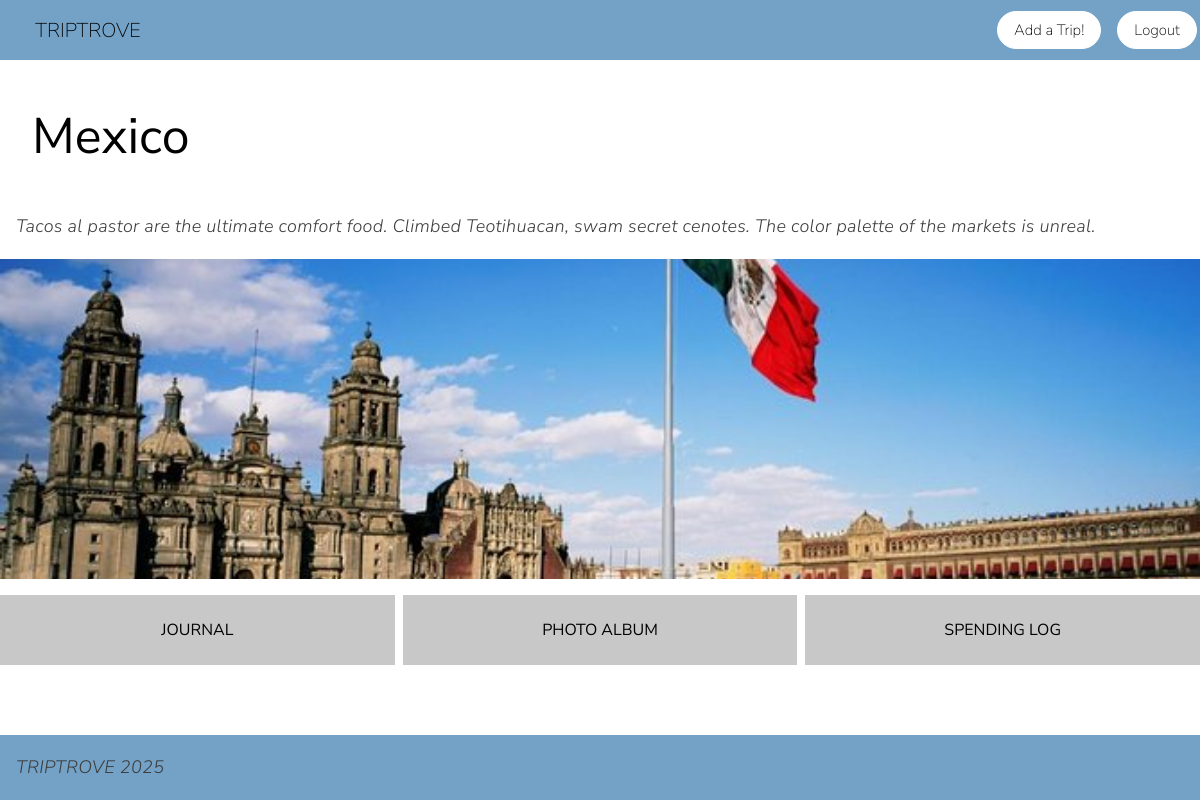
Page /trip/36 (signed in) on the committed database.
### tables this page shows
CREATE TABLE Trips (
            trip_id INTEGER PRIMARY KEY AUTOINCREMENT,
            trip_location TEXT NOT NULL,
            trip_start TEXT NOT NULL,
            trip_end TEXT NOT NULL,
            trip_image TEXT,
            trip_description TEXT,
            rating INTEGER DEFAULT 0 CHECK(rating >= 0 AND rating <= 5)
        , user_id INTEGER DEFAULT 1 NOT NULL);

### app.py (the view)
@app.route('/trip/<int:trip_id>')
@login_required
def trip(trip_id):
    conn = sqlite3.connect('part_a.db')
    conn.row_factory = sqlite3.Row
    cursor = conn.cursor()
    cursor.execute('SELECT * FROM Trips WHERE trip_id = ? AND user_id = ?', (trip_id, session['user_id']))
    trip = cursor.fetchone()
    conn.close()
    if trip is None:
        return "Trip not found", 404
    return render_template('trip.html', trip=trip)

### app.py (called while the page is built)
def login_required(f):
    @wraps(f)
    def decorated_function(*args, **kwargs):
        if 'user_id' not in session:
            return redirect(url_for('login'))
        return f(*args, **kwargs)
    return decorated_function

### templates/trip.html
{% extends "base.html" %}
{% block head %}
<header>
    <h1>
        <a href="/">TRIPTROVE</a>
    </h1>
    <nav>
        <a href="/create">Add a Trip!</a>
        <a href="/logout">Logout</a>
    </nav>
</header>
{% endblock %}
{% block body %}
<div>
    <h2>{{trip.trip_location}}</h2>
    <div>
        <p>{{trip.trip_description}}</p>
        <div class="pan">
        {% if trip.trip_image %}
            <img src="{{ url_for('static', filename=trip.trip_image) }}" alt="{{ trip.trip_location }}">
        {% else %}
            <img src="{{ url_for('static', filename='nyc.jpeg') }}" alt="{{ trip.trip_location }}">
        {% endif %}
        </div>
        <div class="trip-buttons">
            <a href="/journal/{{trip.trip_id}}" class="trip-btn">JOURNAL</a>
            <a href="/album/{{trip.trip_id}}" class="trip-btn">PHOTO ALBUM</a>
            <a href="/spending/{{trip.trip_id}}" class="trip-btn">SPENDING LOG</a>
        </div>
    </div>
</div>
{% endblock %}
{% block footer %}
<p>TRIPTROVE 2025</p>
{% endblock %}

### templates/base.html (shortened to what this page needs)
<!DOCTYPE html>
<html lang="en">
<head>
   <link rel="stylesheet" href="{{ url_for('static', filename='style.css') }}">
   {% block head %}
   {% endblock %}
</head>
<body>
   {% block body %}
   {% endblock %}
</body>
<footer>
{% block footer %}
{% endblock %}
</footer>
</html>

### static/style.css (style rules this page uses)
h1, h1 a { font-family: 'Nunito Sans', sans-serif; font-size: 20px; font-weight: lighter; color: rgb(1,1,1); padding: 0; padding-left: 1rem; border: none; background-color: transparent; border-radius: 0; text-decoration: none; }
h2 { font-family: 'Nunito Sans', sans-serif; font-size: 50px; font-weight: normal; color: rgb(0, 0, 0); padding-left: 2rem; }
p { font-family: 'Nunito Sans', sans-serif; font-size: 18px; font-weight: 300; font-style: italic; color: rgb(60, 60, 60); margin-left: 1rem; line-height: 1.6; letter-spacing: 0.3px; }
body { margin: 0; padding: 0; min-height: 100vh; display: flex; flex-direction: column; }
header { display: flex; justify-content: space-between; align-items: center; background-color: rgba(46, 116, 170, 0.667); padding: 0.2rem; }
nav { display: flex; gap: 1rem; position: relative; }
nav a { font-family: 'Nunito Sans', sans-serif; font-size: 15px; font-weight: lighter; color: rgb(1,1,1); text-decoration: none; padding: 0.5rem 0.5rem; padding-left: 1rem; padding-right: 1rem; border: 1px solid rgb(255, 255, 255); background-color: rgb(255, 255, 255); border-radius: 25px; display: inline-block; }
footer { display: flex; justify-content: space-between; background-color: rgba(46, 116, 170, 0.667); text-align: center; padding: 0.001rem; margin-top: auto; }
.pan { width: 100%; height: 40vh; }
.pan img { width: 100%; height: 100%; object-fit: cover; display: block; }
.trip-buttons { display: flex; gap: 0.5rem; margin-top: 1rem; }
.trip-btn { font-family: 'Nunito Sans', sans-serif; font-size: 16px; font-weight: normal; color: rgb(1, 1, 1); text-decoration: none; padding: 1.5rem 2rem; background-color: rgb(200, 200, 200); flex: 1; text-align: center; cursor: pointer; border-radius: 0; }

### rows in the picture
Trips: trip_location "Mexico", trip_description "Tacos al pastor are the ultimate comfort food. Climbed Teotihuacan, swam secret cenotes. The color palette of the markets is unreal.", trip_image (picture)
